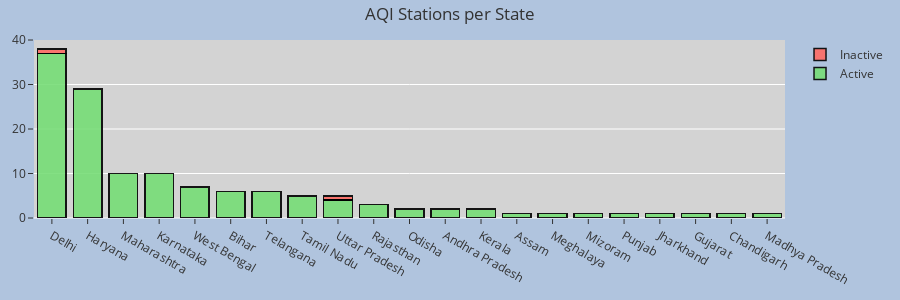

The notebook cell saved with this chart:
### Code cell
group = df_st.groupby(['State','Status'],as_index=False)['StationId'].count()
group.sort_values(['StationId'],inplace=True,ascending=False)
fig = go.Figure()
active = group[group['Status']=='Active']
fig.add_trace(go.Bar(x=active.State,y=active.StationId,name='Active',
                     marker_color='rgb(119, 221, 119)',
                     marker_line_color='black',
                     marker_line_width=1.5, 
                     opacity=0.9
                    ))
na = group[group['Status']=='NA']
fig.add_trace(go.Bar(x=na.State,y=na.StationId,name='NA',
                     marker_color='rgb(119, 158, 203)',
                     marker_line_color='black',
                     marker_line_width=1.5, 
                     opacity=0.9
                    ))
inactive = group[group['Status']=='Inactive']
fig.add_trace(go.Bar(x=inactive.State,y=inactive.StationId,name='Inactive',
                     marker_color='rgb(254, 107, 100)',
                     marker_line_color='black',
                     marker_line_width=1.5, 
                     opacity=0.9
                    ))
fig.update_xaxes(showgrid=False)
fig.update_layout(height=300,template='ggplot2',barmode='stack',title='AQI Stations per State',
                  hovermode='x',
                  paper_bgcolor=BGCOLOR,plot_bgcolor='lightgray',margin=dict(l=20,r=20,t=40,b=20))
fig.show()

### Figure 1 — Plotly figure (JSON) as saved in the notebook; plotly's stock layout.template omitted (floating-point values rounded to 4 significant figures)
{"data": [{"marker": {"color": "rgb(119, 221, 119)", "line": {"color": "black", "width": 1.5}}, "name": "Active", "opacity": 0.9, "type": "bar", "x": ["Delhi", "Haryana", "Maharashtra", "Karnataka", "West Bengal", "Bihar", "Telangana", "Tamil Nadu", "Uttar Pradesh", "Rajasthan", "Odisha", "Andhra Pradesh", "Kerala", "Assam", "Meghalaya", "Mizoram", "Punjab", "Jharkhand", "Gujarat", "Chandigarh", "Madhya Pradesh"], "y": [37, 29, 10, 10, 7, 6, 6, 5, 4, 3, 2, 2, 2, 1, 1, 1, 1, 1, 1, 1, 1]}, {"marker": {"color": "rgb(119, 158, 203)", "line": {"color": "black", "width": 1.5}}, "name": "NA", "opacity": 0.9, "type": "bar", "x": [], "y": []}, {"marker": {"color": "rgb(254, 107, 100)", "line": {"color": "black", "width": 1.5}}, "name": "Inactive", "opacity": 0.9, "type": "bar", "x": ["Delhi", "Uttar Pradesh"], "y": [1, 1]}], "layout": {"barmode": "stack", "height": 300, "hovermode": "x", "margin": {"b": 20, "l": 20, "r": 20, "t": 40}, "paper_bgcolor": "LightSteelBlue", "plot_bgcolor": "lightgray", "title": {"text": "AQI Stations per State"}, "xaxis": {"showgrid": false}}}
